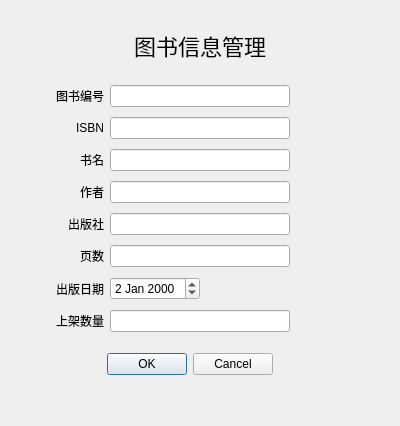
<?xml version="1.0" encoding="UTF-8"?>
<ui version="4.0">
 <class>bookInfo</class>
 <widget class="QDialog" name="bookInfo">
  <property name="geometry">
   <rect>
    <x>0</x>
    <y>0</y>
    <width>400</width>
    <height>426</height>
   </rect>
  </property>
  <property name="windowTitle">
   <string>图书信息管理</string>
  </property>
  <layout class="QGridLayout" name="gridLayout">
   <item row="10" column="0">
    <widget class="QLabel" name="label_8">
     <property name="text">
      <string>上架数量</string>
     </property>
     <property name="alignment">
      <set>Qt::AlignRight|Qt::AlignTrailing|Qt::AlignVCenter</set>
     </property>
    </widget>
   </item>
   <item row="9" column="0">
    <widget class="QLabel" name="label_7">
     <property name="text">
      <string>出版日期</string>
     </property>
     <property name="alignment">
      <set>Qt::AlignRight|Qt::AlignTrailing|Qt::AlignVCenter</set>
     </property>
    </widget>
   </item>
   <item row="3" column="0">
    <widget class="QLabel" name="label_3">
     <property name="text">
      <string>书名</string>
     </property>
     <property name="alignment">
      <set>Qt::AlignRight|Qt::AlignTrailing|Qt::AlignVCenter</set>
     </property>
    </widget>
   </item>
   <item row="2" column="1">
    <widget class="QLineEdit" name="lineEdit">
     <property name="maximumSize">
      <size>
       <width>180</width>
       <height>16777215</height>
      </size>
     </property>
     <property name="focusPolicy">
      <enum>Qt::ClickFocus</enum>
     </property>
     <property name="maxLength">
      <number>32779</number>
     </property>
    </widget>
   </item>
   <item row="11" column="0" colspan="3">
    <widget class="QWidget" name="widget" native="true">
     <property name="maximumSize">
      <size>
       <width>16777215</width>
       <height>60</height>
      </size>
     </property>
     <widget class="QDialogButtonBox" name="buttonBox">
      <property name="geometry">
       <rect>
        <x>-120</x>
        <y>10</y>
        <width>382</width>
        <height>24</height>
       </rect>
      </property>
      <property name="orientation">
       <enum>Qt::Horizontal</enum>
      </property>
      <property name="standardButtons">
       <set>QDialogButtonBox::Cancel|QDialogButtonBox::Ok</set>
      </property>
     </widget>
    </widget>
   </item>
   <item row="9" column="1">
    <widget class="QDateEdit" name="dateEdit">
     <property name="maximumSize">
      <size>
       <width>90</width>
       <height>16777215</height>
      </size>
     </property>
     <property name="date">
      <date>
       <year>2000</year>
       <month>1</month>
       <day>2</day>
      </date>
     </property>
    </widget>
   </item>
   <item row="4" column="1">
    <widget class="QLineEdit" name="lineEdit_6">
     <property name="maximumSize">
      <size>
       <width>180</width>
       <height>16777215</height>
      </size>
     </property>
     <property name="focusPolicy">
      <enum>Qt::ClickFocus</enum>
     </property>
     <property name="text">
      <string/>
     </property>
    </widget>
   </item>
   <item row="5" column="1">
    <widget class="QLineEdit" name="lineEdit_3">
     <property name="maximumSize">
      <size>
       <width>180</width>
       <height>16777215</height>
      </size>
     </property>
     <property name="focusPolicy">
      <enum>Qt::ClickFocus</enum>
     </property>
    </widget>
   </item>
   <item row="3" column="1">
    <widget class="QLineEdit" name="lineEdit_2">
     <property name="maximumSize">
      <size>
       <width>180</width>
       <height>16777215</height>
      </size>
     </property>
     <property name="focusPolicy">
      <enum>Qt::ClickFocus</enum>
     </property>
    </widget>
   </item>
   <item row="8" column="0">
    <widget class="QLabel" name="label_6">
     <property name="text">
      <string>页数</string>
     </property>
     <property name="alignment">
      <set>Qt::AlignRight|Qt::AlignTrailing|Qt::AlignVCenter</set>
     </property>
    </widget>
   </item>
   <item row="4" column="0">
    <widget class="QLabel" name="label_4">
     <property name="text">
      <string>作者</string>
     </property>
     <property name="alignment">
      <set>Qt::AlignRight|Qt::AlignTrailing|Qt::AlignVCenter</set>
     </property>
    </widget>
   </item>
   <item row="0" column="0" colspan="3">
    <widget class="QLabel" name="label">
     <property name="maximumSize">
      <size>
       <width>16777215</width>
       <height>60</height>
      </size>
     </property>
     <property name="styleSheet">
      <string notr="true">QLabel{font-size:22px}</string>
     </property>
     <property name="text">
      <string>图书信息管理</string>
     </property>
     <property name="alignment">
      <set>Qt::AlignCenter</set>
     </property>
    </widget>
   </item>
   <item row="2" column="0">
    <widget class="QLabel" name="label_2">
     <property name="text">
      <string>ISBN</string>
     </property>
     <property name="alignment">
      <set>Qt::AlignRight|Qt::AlignTrailing|Qt::AlignVCenter</set>
     </property>
    </widget>
   </item>
   <item row="10" column="1">
    <widget class="QLineEdit" name="lineEdit_5">
     <property name="maximumSize">
      <size>
       <width>180</width>
       <height>16777215</height>
      </size>
     </property>
     <property name="focusPolicy">
      <enum>Qt::ClickFocus</enum>
     </property>
    </widget>
   </item>
   <item row="8" column="1">
    <widget class="QLineEdit" name="lineEdit_4">
     <property name="maximumSize">
      <size>
       <width>180</width>
       <height>16777215</height>
      </size>
     </property>
     <property name="focusPolicy">
      <enum>Qt::ClickFocus</enum>
     </property>
    </widget>
   </item>
   <item row="5" column="0">
    <widget class="QLabel" name="label_5">
     <property name="text">
      <string>出版社</string>
     </property>
     <property name="alignment">
      <set>Qt::AlignRight|Qt::AlignTrailing|Qt::AlignVCenter</set>
     </property>
    </widget>
   </item>
   <item row="1" column="0">
    <widget class="QLabel" name="label_9">
     <property name="text">
      <string>图书编号</string>
     </property>
     <property name="alignment">
      <set>Qt::AlignRight|Qt::AlignTrailing|Qt::AlignVCenter</set>
     </property>
    </widget>
   </item>
   <item row="1" column="1">
    <widget class="QLineEdit" name="lineEdit_7">
     <property name="maximumSize">
      <size>
       <width>180</width>
       <height>16777215</height>
      </size>
     </property>
     <property name="focusPolicy">
      <enum>Qt::NoFocus</enum>
     </property>
     <property name="readOnly">
      <bool>true</bool>
     </property>
    </widget>
   </item>
  </layout>
 </widget>
 <resources/>
 <connections/>
</ui>
